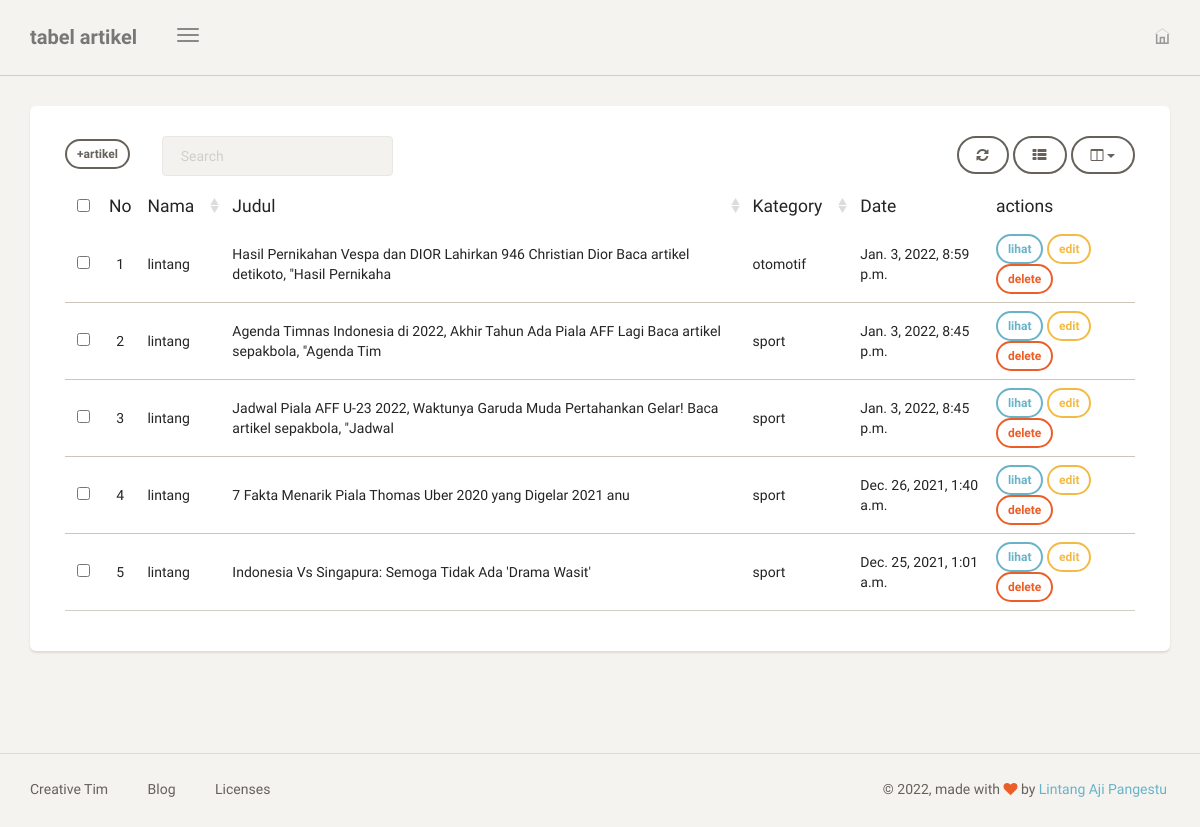
Screenshot of /dashboard/artikel/ (signed in) with the database file from the repository.
### blog/models.py (models this page shows, shortened)
class Artikel(models.Model):
    nama = models.ForeignKey(User, on_delete=models.CASCADE, blank=True, null=True)
    judul = models.CharField(max_length=100)
    body = RichTextUploadingField(blank=True, null=True,
                                    config_name='special',
                                    external_plugin_resources=[(
                                        'youtube',
                                        '/static/ckeditor_plugins/youtube/youtube/',
                                        'plugin.js'
                                        )],
)
    kategory = models.ForeignKey(Kategori, on_delete=models.CASCADE)
    date = models.DateTimeField(auto_now_add=True)
    thumbnail = models.ImageField(upload_to='artikel/thumbnail/', blank=True, null=True)
    class Meta:
        ordering = ['-date']
        verbose_name_plural = "Artikel"

class Kategori(models.Model):
    nama = models.CharField(max_length=20)
    def __str__(self):
        return self.nama
    class Meta:
        verbose_name_plural = "Kategori"

### blog/views.py (the view)
# urls.py: path('artikel/', artikel, name='tabel_artikel'),
@login_required
def artikel(request):
    template_name = "back/tabel_artikel.html"
    artikel = Artikel.objects.filter(nama = request.user)
    context = {
        'title':'tabel artikel',
        'artikel':artikel,
    }
    return render(request, template_name,context)

### templates/back/tabel_artikel.html (shortened to what this page needs)
{% extends 'back/base.html' %}
{% block content %}
<div class="content">
    <div class="container-fluid">
        <div class="row">
            <div class="col-md-12">
                <div class="card">
                    <div class="card-content">
                        <div class="toolbar">
                            <a class="btn btn-sm " href="{% url 'tambah_artikel' %}">+artikel</a> &ensp; &ensp; &ensp;
                        </div>
                        <table id="bootstrap-table" class="table">
                            <thead>
                                <th data-field="id" class="text-center">No</th>
                                <th data-field="name" data-sortable="true">Nama</th>
                                <th data-field="salary" data-sortable="true">Judul</th>
                                <th data-field="country" data-sortable="true">Kategory</th>
                                <th data-field="city">Date</th>
                                <th> actions</th>
                            </thead>
                            <tbody>
                                {% for a in artikel %}
                                <tr>
                                    <td>{{forloop.counter}}</td>
                                    <td>{{a.nama}}</td>
                                    <td>{{a.judul}}</td>
                                    <td>{{a.kategory}}</td>
                                    <td>{{a.date}}</td>
                                    <td>
                                        <a class="btn btn-sm btn-info" href="{% url 'lihat_artikel' a.id %}">lihat</a>
                                        <a class="btn btn-sm btn-warning" href="{% url 'edit_artikel' a.id %}">edit</a>
                                        <a onclick="return confirm('delete artikel?');"class="btn btn-sm btn-danger" href="{% url 'delete_artikel' a.id %}">delete</a>
                                    </td>
                                </tr>
                                {% endfor %}
                            </tbody>
                        </table>
                    </div>
                </div>
            </div>
        </div>
    </div>
</div>
{% endblock content %}

### rows the page displays
Artikel: nama "lintang", judul "Hasil Pernikahan Vespa dan DIOR Lahirkan 946 Christian Dior Baca artikel detikoto, \"Hasil Pernikaha", kategory "otomotif", date "Jan. 3, 2022, 8:59 p.m."
Artikel: nama "lintang", judul "Agenda Timnas Indonesia di 2022, Akhir Tahun Ada Piala AFF Lagi Baca artikel sepakbola, \"Agenda Tim", kategory "sport", date "Jan. 3, 2022, 8:45 p.m."
Artikel: nama "lintang", judul "Jadwal Piala AFF U-23 2022, Waktunya Garuda Muda Pertahankan Gelar! Baca artikel sepakbola, \"Jadwal", kategory "sport", date "Jan. 3, 2022, 8:45 p.m."
Artikel: nama "lintang", judul "7 Fakta Menarik Piala Thomas Uber 2020 yang Digelar 2021 anu", kategory "sport", date "Dec. 26, 2021, 1:40 a.m."
Artikel: nama "lintang", judul "Indonesia Vs Singapura: Semoga Tidak Ada 'Drama Wasit'", kategory "sport", date "Dec. 25, 2021, 1:01 a.m."

### other values shown
{{ title }} "tabel artikel"
